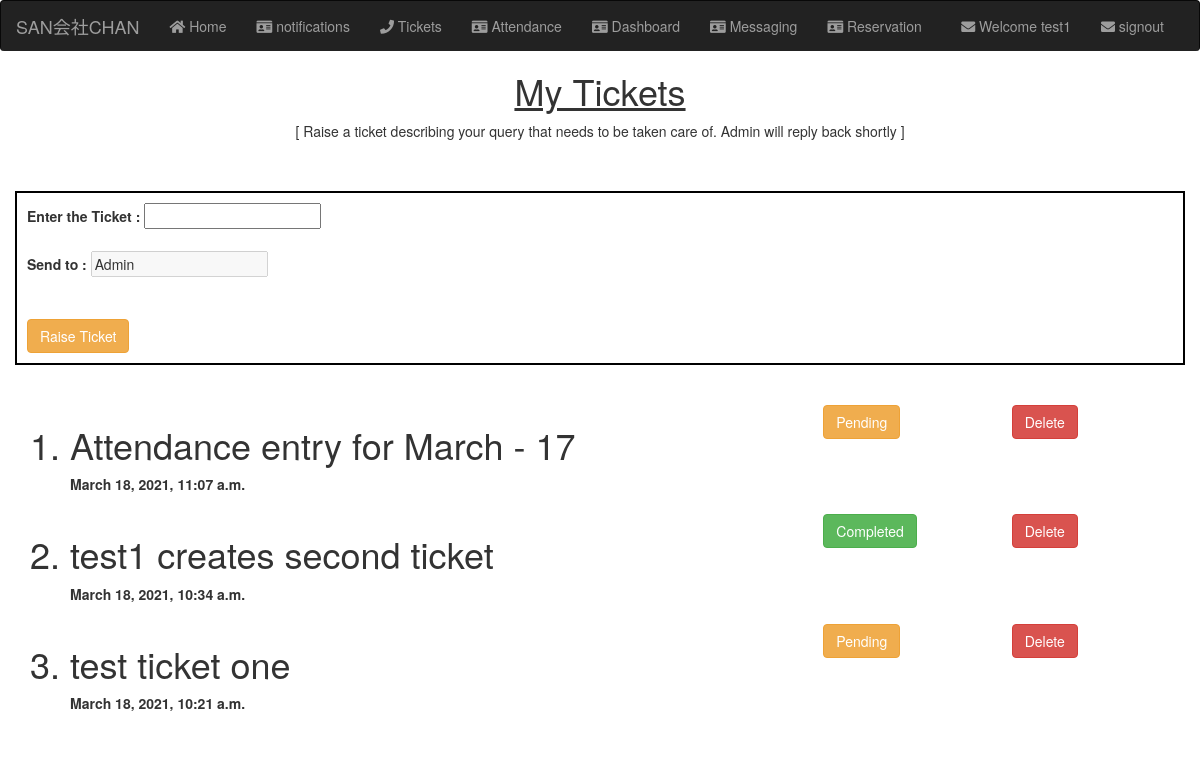
/tickets (signed in), run on an earlier commit of the app's database.
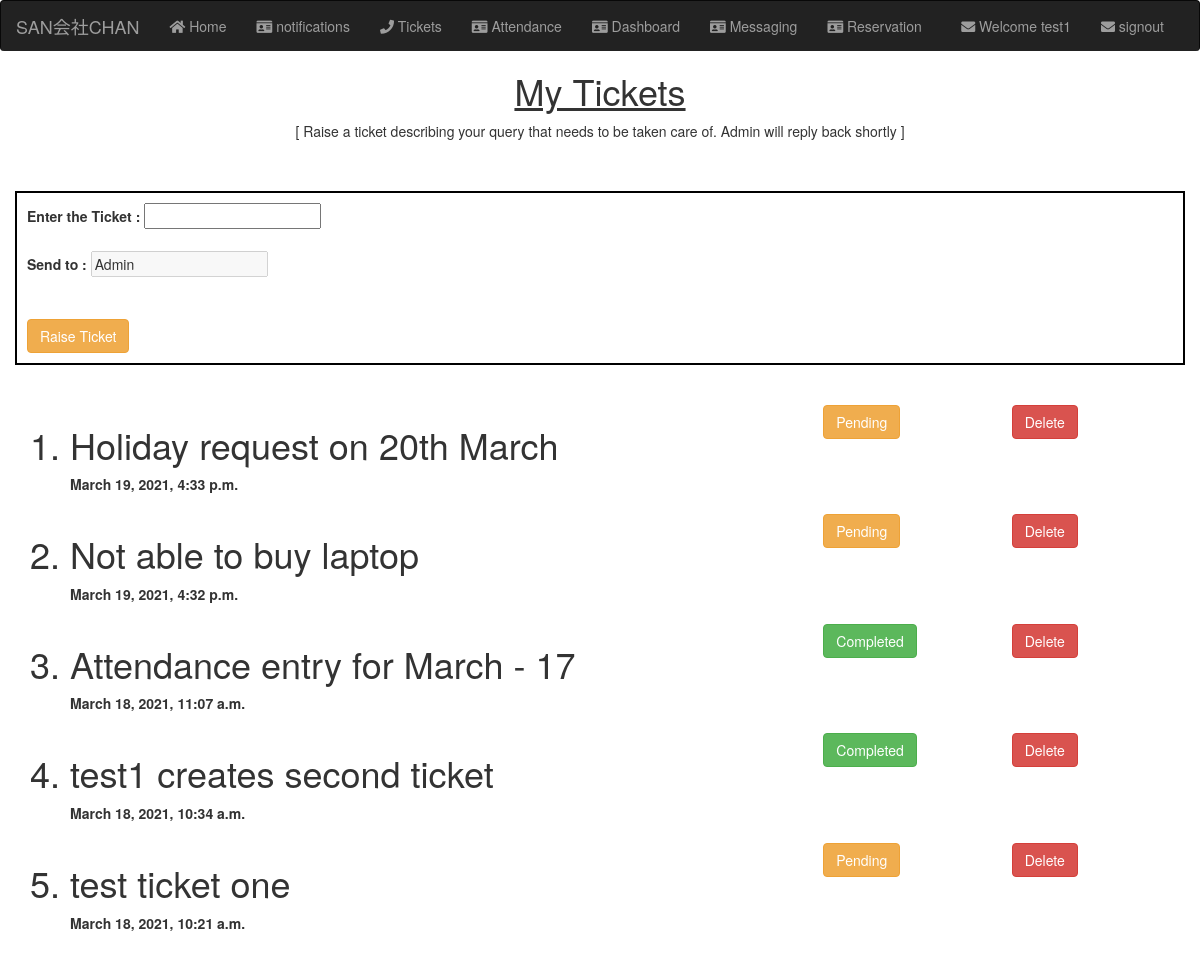
And on a later commit of the database.
### homepage/models.py (models this page shows)
class Tickets(models.Model):
    employee = models.ForeignKey(Employee , on_delete = models.CASCADE , related_name="ticket_employee")
    query = models.CharField(max_length=200)
    sender = models.ForeignKey(Employee , on_delete = models.CASCADE , related_name="ticket_sender")
    reciever = models.ForeignKey(Employee , on_delete = models.CASCADE , blank = True, null= True ,  related_name="ticket_reciever")
    created_at = models.DateTimeField(auto_now_add=True)
    status = models.IntegerField(default = 0)
    def __str__(self):
        return self.query

### homepage/views.py (the view, shortened to what this page needs)
# urls.py: path('tickets', views.tickets , name = "tickets"),
def tickets(request):
    current_user = request.user
    admin = Employee.objects.get(emp_no = 0)
    ticket = Tickets.objects.all().filter(~Q(status=3)).filter(employee__user_profile__email = current_user.email).order_by('-created_at')
    print(ticket)
    return render(request,'landing/tickets.html', {'tickets' : ticket , 'curr_user' : current_user , 'admin':admin})

### templates/landing/tickets.html (shortened to what this page needs)
<!DOCTYPE html>
{% extends "base.html" %}
{% load static %}
{% block body %}
    <h1 style = "text-align: center;"> <u> My Tickets </u> </h1>
    <p style = "text-align: center;">[ Raise a ticket describing your query that needs to be taken care of. Admin will reply back shortly ]</p>
    <br><br>
    <form style="border: 2px solid black; padding:10px;" method="POST">
        <label for="ticket">Enter the Ticket : </label>
        <input type="text" name="ticket">
        <br><br>
        <label for="reciever"> Send to :</label>
        <input type="text" name="reciever" value= "Admin" disabled >
        <br><br><br>
        <input type="submit" class="btn btn-warning "  value="Raise Ticket">
    </form>
    <br><br>
    <ol>
    {% for ticket in tickets %}
    <div>
            <div class="col-md-12">
                <div class="row">
                    <div class="col-md-8">
                        <h1> <li> {{ticket}} </li> </h1>
                        <b>{{ticket.created_at}}</b><br><br>
                    </div>
                    <div class="col-md-2">
                        {% if ticket.status == 0 %}
                        <a href="{% url 'homepage:ticket_status' pk1=ticket.id pk2=1 %}"><button class="btn btn-warning"> Pending </button> </a>
                        {% endif %}
                        {% if ticket.status == 1 %}
                        <a href=" {% url 'homepage:ticket_status' pk1=ticket.id pk2=0 %}"><button class="btn btn-success"> Completed </button></a>
                        {% endif %}
                    </div>
                    <div class="col-md-2">
                        <a href=" {% url 'homepage:ticket_status' pk1=ticket.id pk2=3 %}"><button class="btn btn-danger"> Delete </button> </a>
                    </div>
                </div>
            </div>
    </div>
    {% endfor %}
    </ol>
{% endblock %}

What changed in the data, as far as the page shows it:
added Tickets: query "Holiday request on 20th March", created_at "March 19, 2021, 4:33 p.m.", status "Pending"
added Tickets: query "Not able to buy laptop", created_at "March 19, 2021, 4:32 p.m.", status "Pending"
changed Tickets "Attendance entry for March - 17": status "Pending" → "Completed"
